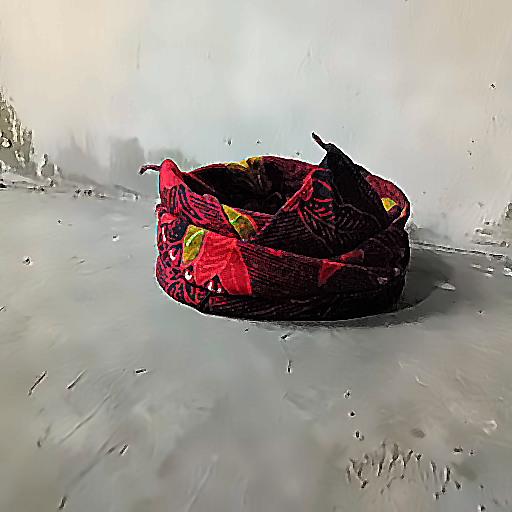
#> input picture Blangkon/Blurdenois_0.png, 512 x 512 px; its folder holds only this picture in this run
$ python Blurdenois.py
#> lines starting #> are read from the running program, lines starting #| are printed output that depends on the picture
import cv2
import glob
import numpy as np

def Blurdenois(imageFile, indexKey):
#> called with imageFile = 'Blurdenois_0.png', indexKey = 0
    img = cv2.imread(imageFile)
#> img is the input picture: shape (512, 512, 3); mean B, G, R 142.9, 149.5, 156.5
    dst = cv2.medianBlur(img,3)
    filter = np.array([[-1, -1, -1], [-1, 9, -1], [-1, -1, -1]])
    simg=cv2.filter2D(dst,-1,filter)
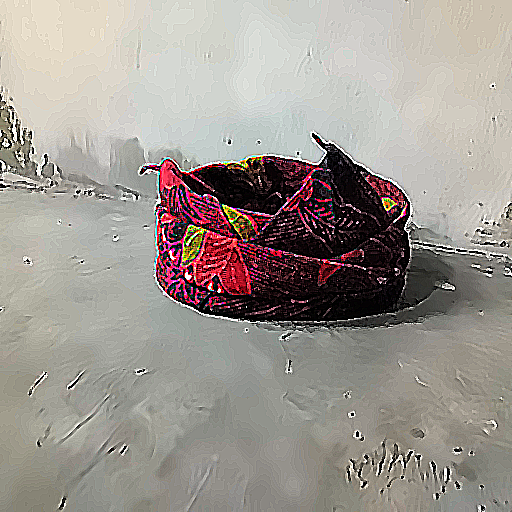
#> simg: shape (512, 512, 3); mean B, G, R 144.6, 150.7, 157.3
    end = cv2.fastNlMeansDenoisingColored(simg,None,10,10,7,21)
    cv2.imwrite('Blurdenois_{}.png'.format(indexKey), end)
    print('Blurdenois_{}.png'.format(indexKey))

for (x, imageFile) in enumerate(glob.iglob('*.png')):
	Blurdenois(imageFile, x)

$ run again, on Blangkon/Blurdenois_12.png
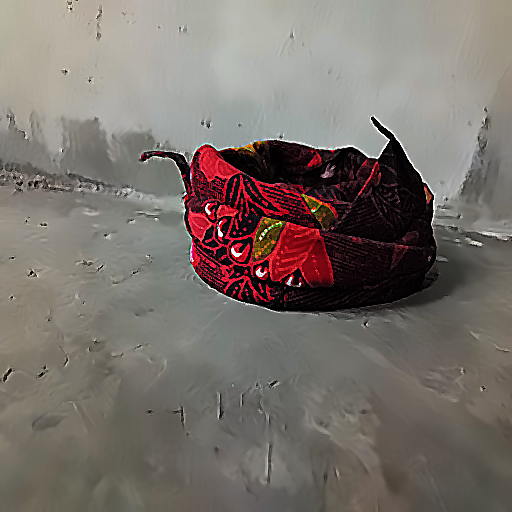
#> input picture Blangkon/Blurdenois_12.png, 512 x 512 px
#> in Blurdenois, img is the input picture: shape (512, 512, 3); mean B, G, R 107.1, 112.8, 121.3
#> in Blurdenois, `simg=cv2.filter2D(dst,-1,filter)`:
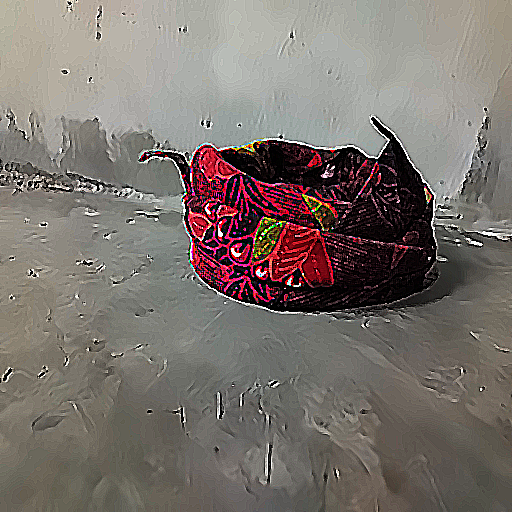
#> simg: shape (512, 512, 3); mean B, G, R 108.8, 114.1, 122.3

$ run again, on Blangkon/Blurdenois_13.png
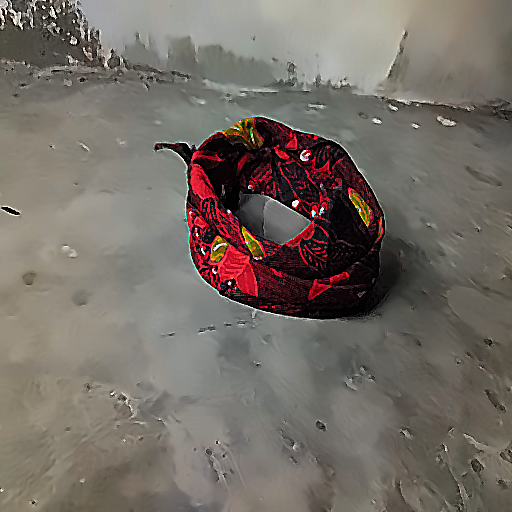
#> input picture Blangkon/Blurdenois_13.png, 512 x 512 px
#> in Blurdenois, img is the input picture: shape (512, 512, 3); mean B, G, R 101.8, 108.8, 116.5
#> in Blurdenois, `dst = cv2.medianBlur(img,3)`:
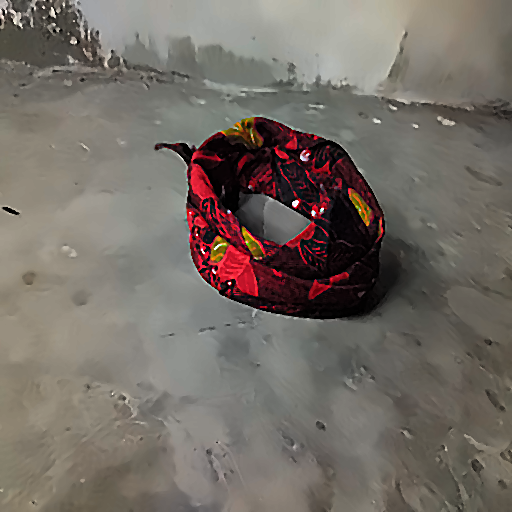
#> dst: shape (512, 512, 3); mean B, G, R 101.4, 108.4, 116.1
#> in Blurdenois, `simg=cv2.filter2D(dst,-1,filter)`:
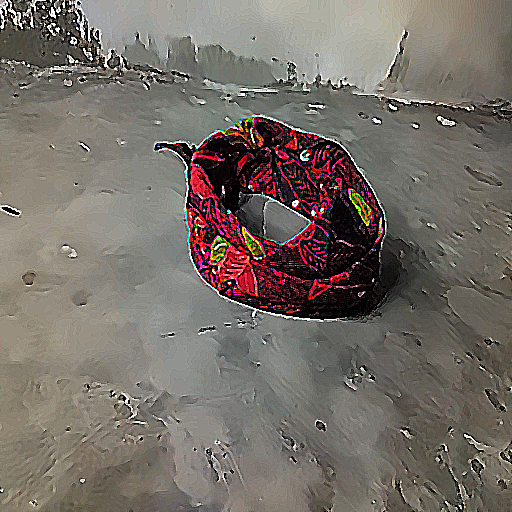
#> simg: shape (512, 512, 3); mean B, G, R 103.3, 109.9, 117.6

$ run again, on Blangkon/Blurdenois_14.png
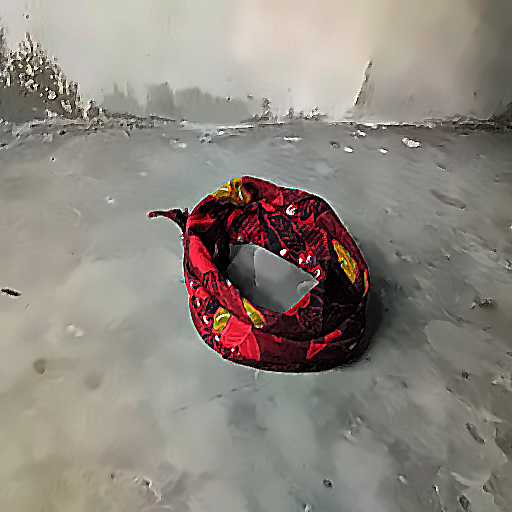
#> input picture Blangkon/Blurdenois_14.png, 512 x 512 px
#> in Blurdenois, img is the input picture: shape (512, 512, 3); mean B, G, R 126.7, 134.6, 141.5
#> in Blurdenois, `simg=cv2.filter2D(dst,-1,filter)`:
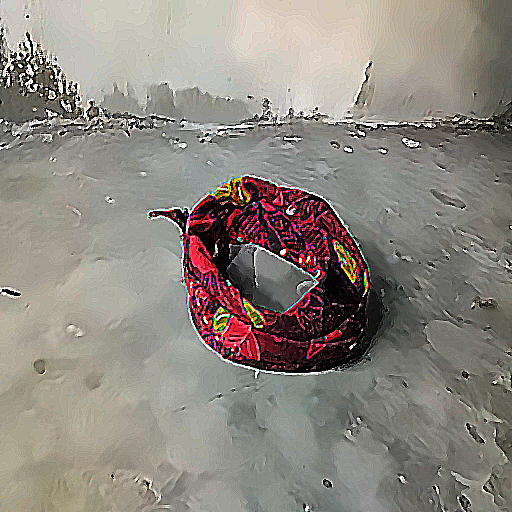
#> simg: shape (512, 512, 3); mean B, G, R 127.9, 135.4, 142
